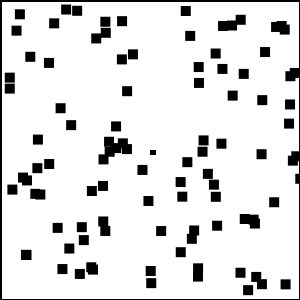
Frame 1 (no input)
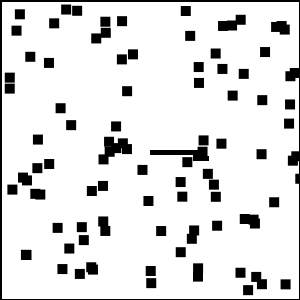
Frame 60 (the mouse pressed at the canvas centre just before this capture)
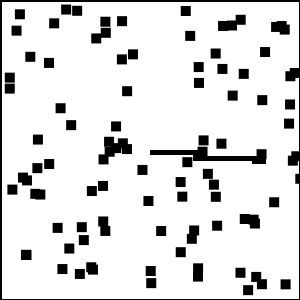
Frame 120 (the mouse held since frame 60 and released just before this capture)

The Processing sketch that drew these frames (run headless with seeded random() and noise(); from frame 60 on, the mouse is pressed at the canvas centre):

// Processing sketch: processing_53235
// ── processing_53235.pde

int x=150;
int y=150;
void setup() {
  background(255);
  size(300,300);
    smooth();
    strokeWeight(3);
    rect(0,0,300,300);
    
    rectMode(CORNER);
    fill(0,0,0);
    noStroke();  
    rect(x,y,5,5);
    print("initiate");
       
    for(int i=0; i<100; i++){
      float a = random(0,300);
     float b = random(0,300);
    rect(a,b,10,10);
    }
    
}

void draw() {
  color black = color(0,0,0);
  loadPixels();
  
//  x=x+(random(-1,1));
//  y=y+(random(-1,1));


if (pixels[(y*300)+(x+5)]!= black){
  x=x+1;
  print("a");
}


else if (pixels[(y+5)*300+x]!= black) {
  y=y+1;
  print("c");
}

else if (pixels[(y-1)*300+x]!= black) {
  y=y-1;
  print("d");
}
else if (pixels[y*300+(x-1)]!= black) {
  x=x-1;
  print("b");
}
else {
  x= 10;
  y= 10;
}

  
 rect(x,y,5,5);
}
